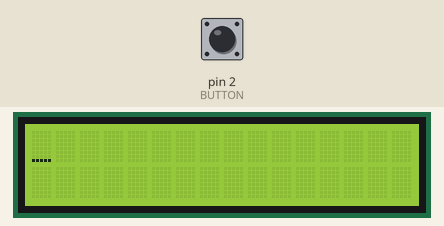
Bench run of a sketch on a simulated Arduino Uno, built with avr-gcc and run on an emulated ATmega328P. On the bench: 16×2 character LCD. Inputs (shaded band) come from the test bench; at power-on: pin 2 (BUTTON) HIGH.

Above: at 1.2 s.
1.3 s: pin 2 (BUTTON) pulled LOW for 1 s
At 2.8 s:
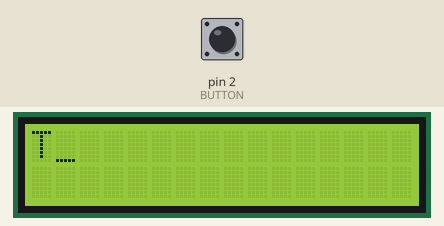
3.8 s: pin 2 (BUTTON) pulled LOW for 3.2 s
At 4.7 s:
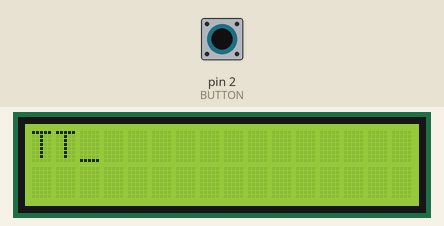
8.5 s: pin 2 (BUTTON) pulled LOW for 1 s
At 9.5 s:
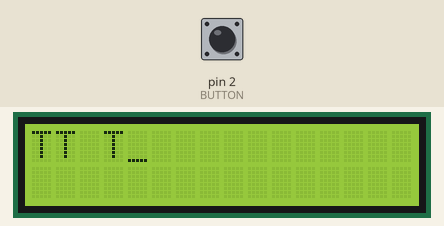
11.0 s: pin 2 (BUTTON) pulled LOW for 3.2 s
At 12.6 s:
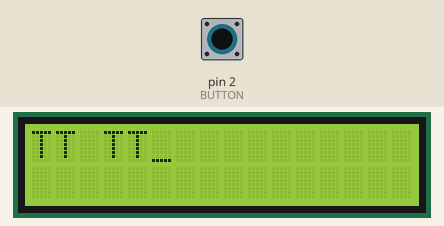
15.7 s: pin 2 (BUTTON) pulled LOW for 1 s
At 17.4 s:
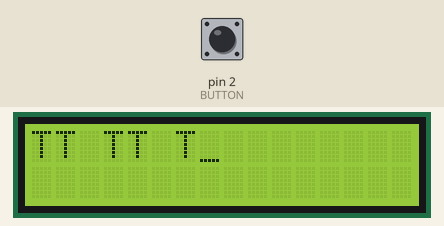
18.2 s: pin 2 (BUTTON) pulled LOW for 3.2 s
At 19.3 s:
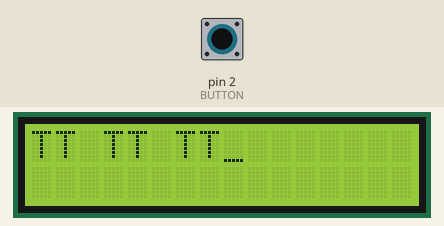
Timing chart, 0 to 21.2 s (numbered marks = the images above; inputs shaded):
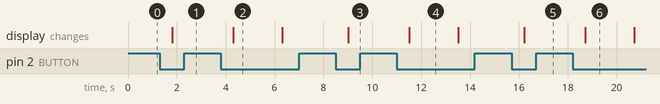

Measured:
- after the input at 1.3 s, the display: changes after 0.51 s (image 1)
- after the input at 3.8 s, the display: changes after 0.51 s (image 2)
- after the input at 8.5 s, the display: changes after 0.51 s (image 3)
- after the input at 11.0 s, the display: changes after 0.51 s (image 4)
- after the input at 15.7 s, the display: changes after 0.51 s (image 5)
- after the input at 18.2 s, the display: changes after 0.51 s (image 6)
- what the display in image 2 shows lasts 2.0 s, from 4.3 s to 6.3 s

The sketch:

morse_decoder.ino
```cpp
/*
 * Hardware:
 * a switch connected to pin 2 with a pulldown resistor
 */

#define BUTTON 2
#define LCD_PINS 12, 11, 10, 9, 8, 7
#define LCD_COLUMNS 16
#define LCD_ROWS 2

#define PULSE_THRESHOLD 200
#define LETTER_SEPARATION 500
#define WORD_SEPARATION 2000

void setup()
{
  pinMode(BUTTON, INPUT);

  initMorse(BUTTON, PULSE_THRESHOLD, LETTER_SEPARATION, WORD_SEPARATION);

  initLCD(LCD_COLUMNS, LCD_ROWS, LCD_PINS);
}

void loop()
{
  // used to skip the first space
  static boolean firstLoop = true;

  char c = getNextChar();

  if (firstLoop)
  {
    firstLoop = false;
    if (c == ' ')
      return;
  }

  LCDPrint(c);
}
```

lcd.ino
```cpp
// note that some comments assume 16x2 LCD, but the code should mostly work for
// another size

#include <LiquidCrystal.h>

LiquidCrystal *lcd;
int columns = 0;
int rows = 0;

void initLCD(short lcolumns, short lrows, short pin1, short pin2, short pin3, short pin4, short pin5, short pin6)
{
  // this pointer is global, so we don't need a delete strategy
  lcd = new LiquidCrystal(pin1, pin2, pin3, pin4, pin5, pin6);

  columns = lcolumns;
  rows = lrows;

  lcd->begin(columns, rows);
  lcd->cursor();
}

void LCDPrint(char c)
{
  // only need 33 (16 x 2 plus a null terminator), but we'll allocate one extra
  // to be safe.
  static int bufferSize = columns * rows + 2;
  // again, this pointer will never die, so we won't bother trying to free it
  // use calloc so that the buffer is zeroed out

  static char *buffer = (char *) calloc(bufferSize, sizeof(char));

  static int currentIndex = 0;

  // shift left if we need room (we only accept 31 characters so that the cursor
  // can be at the end)
  if (currentIndex >= columns * rows - 1)
  {
    shiftBufferLeft(buffer);
    currentIndex = columns * rows - 2;
  }

  buffer[currentIndex] = c;
  buffer[currentIndex + 1] = '\0';

  printBuffer(buffer);

  currentIndex++;

  lcd->setCursor(currentIndex % columns, currentIndex / columns);
}

void printBuffer(char *buffer)
{
  // TODO this is not general on rows
  lcd->setCursor(0, 0);
  lcd->print(buffer);
  lcd->setCursor(0, 1);
  lcd->print(buffer + columns);
 }

void shiftBufferLeft(char *buffer)
{
  for (int i = 0; buffer[i] != '\0'; i++)
    buffer[i] = buffer[i + 1];
}
```

morse_library.ino
```cpp
/*
 * A library to decode morse.
 *
 * Usage:
 * Before doing anything else, call the initMorse function with the following
 * parameters:
 *
 * button: the pin to which a button is attached. This pin should already have
 *   been set as an input pin. The button should have a pulldown resistor, so
 *   that the pin goes to HIGH when the putton is pressed.
 * pulse threshold: the threshold between a dot and a dash, in milliseconds.
 * letter separation: the length of time, in milliseconds, that must pass with
 *   no input between letters.
 * word separation: the length of time, in milliseconds, that mus tpass with no
 *   input between words.
 */

#define DOT false
#define DASH true

#define MAX_CHAR_LENGTH 6

const struct MorseTree *tree = NULL;

int button = -1;
int pulseThreshold = 0;
int letterSeparation = 0;
int wordSeparation = 0;

void initMorse(int lbutton, int lpulseThreshold, int lletterSeparation, int lwordSeparation)
{
  tree = generateMorseTree();
  button = lbutton;
  pulseThreshold = lpulseThreshold;
  letterSeparation = lletterSeparation;
  wordSeparation = lwordSeparation;
}


struct MorseTree
{
  // '-' unless this is a leaf node
  char character;
  struct MorseTree *dotChild;
  struct MorseTree *dashChild;
};

struct MorseData
{
  char character;
  bool code[MAX_CHAR_LENGTH];
  byte codeLength;
};

void initMorseTree(struct MorseTree *tree)
{
  tree -> character = '-';
  tree -> dotChild = NULL;
  tree -> dashChild = NULL;
}

struct MorseTree *newMorseTree()
{
  struct MorseTree *tree = (struct MorseTree *) malloc(sizeof(struct MorseTree));
  initMorseTree(tree);
  return tree;
}

void addTreeMember(struct MorseTree *tree, struct MorseData &data)
{
  struct MorseTree *current = tree;
  for (byte i = 0; i < data.codeLength; i++)
  {
    boolean currentSymbol = data.code[i];
    if (currentSymbol == DOT)
    {
      if (current -> dotChild == NULL)
        current -> dotChild = newMorseTree();
      current = current -> dotChild;
    }
    else
    {
      if (current -> dashChild == NULL)
        current -> dashChild = newMorseTree();
      current = current -> dashChild;
    }
  }

  // now current must be a leaf node
  current -> character = data.character;
}

void addTreeMembers(struct MorseTree *tree, struct MorseData data[], byte dataLength)
{
  for (byte i = 0; i < dataLength; i++)
    addTreeMember(tree, data[i]);
}

void addAlphabet(struct MorseTree *tree)
{
  struct MorseData data[] = {
    {'A', {DOT, DASH}, 2},
    {'B', {DASH, DOT, DOT, DOT}, 4},
    {'C', {DASH, DOT, DASH, DOT}, 4},
    {'D', {DASH, DOT, DOT}, 3},
    {'E', {DOT}, 1},
    {'F', {DOT, DOT, DASH, DOT}, 4},
    {'G', {DASH, DASH, DOT}, 3},
    {'H', {DOT, DOT, DOT, DOT}, 4},
    {'I', {DOT, DOT}, 2},
    {'J', {DOT, DASH, DASH, DASH}, 4},
    {'K', {DASH, DOT, DASH}, 3},
    {'L', {DOT, DASH, DOT, DOT}, 4},
    {'M', {DASH, DASH}, 2},
    {'N', {DASH, DOT}, 2},
    {'O', {DASH, DASH, DASH}, 3},
    {'P', {DOT, DASH, DASH, DOT}, 4},
    {'Q', {DASH, DASH, DOT, DASH}, 4},
    {'R', {DOT, DASH, DOT}, 3},
    {'S', {DOT, DOT, DOT}, 3},
    {'T', {DASH}, 1},
    {'U', {DOT, DOT, DASH}, 3},
    {'V', {DOT, DOT, DOT, DASH}, 4},
    {'W', {DOT, DASH, DASH}, 3},
    {'X', {DASH, DOT, DOT, DASH}, 4},
    {'Y', {DASH, DOT, DASH, DASH}, 4},
    {'Z', {DASH, DASH, DOT, DOT}, 4},
  };

  addTreeMembers(tree, data, 26);
}

void addNumbers(struct MorseTree *tree)
{
  struct MorseData data[] = {
    {'1', {DOT, DASH, DASH, DASH, DASH}, 5},
    {'2', {DOT, DOT, DASH, DASH, DASH}, 5},
    {'3', {DOT, DOT, DOT, DASH, DASH}, 5},
    {'4', {DOT, DOT, DOT, DOT, DASH}, 5},
    {'5', {DOT, DOT, DOT, DOT, DOT}, 5},
    {'6', {DASH, DOT, DOT, DOT, DOT}, 5},
    {'7', {DASH, DASH, DOT, DOT, DOT}, 5},
    {'8', {DASH, DASH, DASH, DOT, DOT}, 5},
    {'9', {DASH, DASH, DASH, DASH, DOT}, 5},
    {'0', {DASH, DASH, DASH, DASH, DASH}, 5},
  };

  addTreeMembers(tree, data, 10);
}

void addPunctuation(struct MorseTree *tree)
{
  struct MorseData data[] = {
    {'.', {DOT, DASH, DOT, DASH, DOT, DASH}, 6},
    {',', {DASH, DASH, DOT, DOT, DASH, DASH}, 6},
    {'?', {DOT, DOT, DASH, DASH, DOT, DOT}, 6},
  };

  addTreeMembers(tree, data, 3);
}

struct MorseTree *generateMorseTree()
{
  // since this will live for the life of the program anyway, we won't even bother to have a strategy for freeing it.
  struct MorseTree *tree = newMorseTree();
  initMorseTree(tree);

  addAlphabet(tree);
  addNumbers(tree);
  addPunctuation(tree);

  return tree;
}

// ---------------------------------------
// Arduino related stuff:
// ---------------------------------------

// waits for the given pin to go to the given state. To reduce noise,
// the pin must read the required value twice, with a short delay
// between the readings, to count as a reading.
void waitFor(int pin, int state)
{
  do
  {
    // spin until the pin reads the given state
    while (digitalRead(pin) != state) { }
    // delay, to verify the reading
    delay(5);
    // continue if the reading has changed
  } while (digitalRead(pin) != state);
}

boolean getNextSymbol()
{
  waitFor(button, HIGH);
  unsigned long start = millis();

  waitFor(button, LOW);
  unsigned long end = millis();

  unsigned long pulseLength = end - start;

  // Serial.println(pulseLength);
  if (pulseLength > pulseThreshold)
    return DASH;
  else
    return DOT;
}

boolean shouldTimeOut()
{
  unsigned long start = millis();
  while (digitalRead(BUTTON) == LOW)
  {
    if (millis() - start > letterSeparation)
      return true;
  }

  return false;
}

boolean shouldBeSpace()
{
  unsigned long start = millis();
  while (digitalRead(BUTTON) == LOW)
  {
    if (millis() - start > wordSeparation)
      return true;
  }

  return false;
}

char getNextChar()
{
  static boolean lastCharWasSpace = false;

  const struct MorseTree *current = tree;

  byte symbolCount = 0;

  if (!lastCharWasSpace && shouldBeSpace())
  {
    lastCharWasSpace = true;
    return ' ';
  }

  lastCharWasSpace = false;

  while (true)
  {
    symbolCount++;
    boolean currentSymbol = getNextSymbol();
    // Serial.println(currentSymbol == DOT ? "DOT" : "DASH");
    if (currentSymbol == DOT)
      current = current -> dotChild;
    else
      current = current -> dashChild;

    if (current == NULL)
      return '-';

    if (shouldTimeOut() || symbolCount >= MAX_CHAR_LENGTH)
      return current -> character;
  }

  // should never get here
  return '!';
}
```
